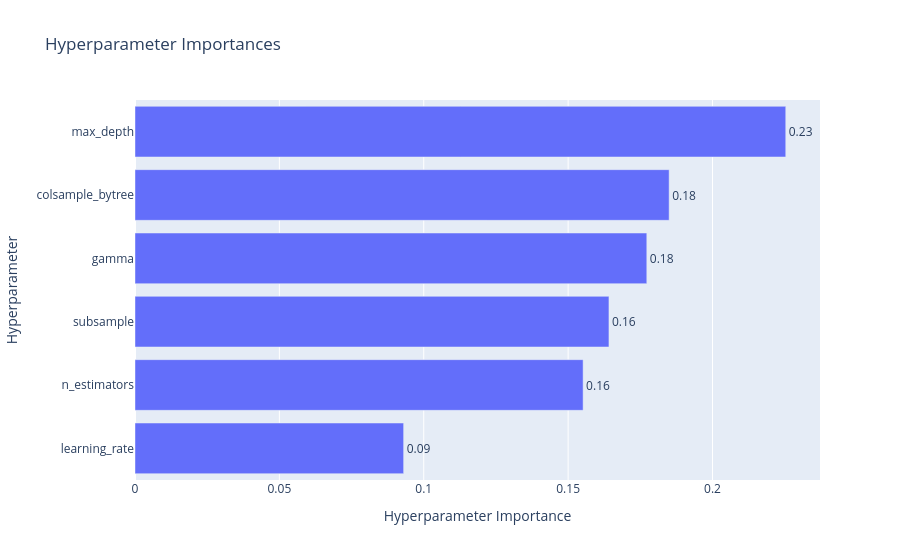
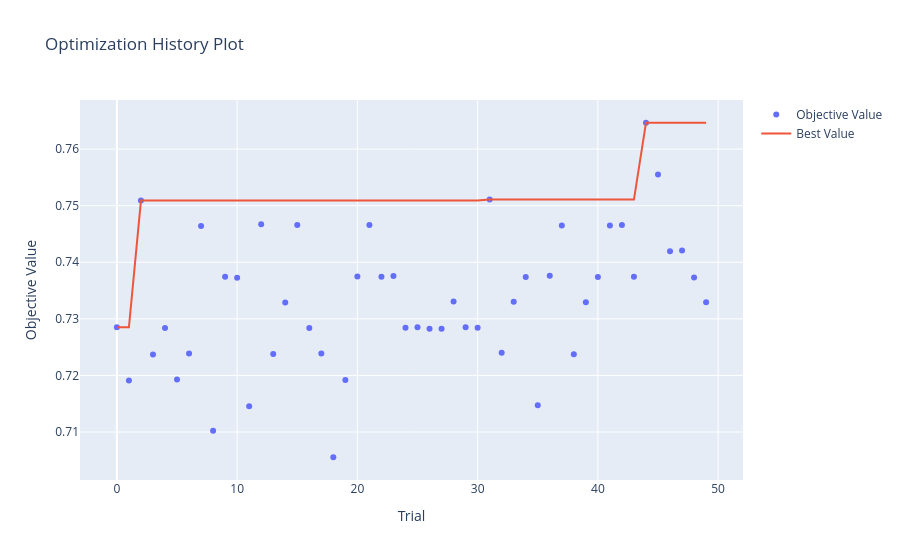

These figures' notebook cell, in order:
### Code cell
import optuna
fig = optuna.visualization.plot_param_importances(experimento_2.study)
fig.show()

fig = optuna.visualization.plot_optimization_history(experimento_2.study)
fig.show()

### Figure 1 — Plotly figure (JSON) as saved in the notebook; plotly's stock layout.template omitted (floating-point values rounded to 4 significant figures)
{"data": [{"cliponaxis": false, "hovertemplate": ["learning_rate (FloatDistribution): 0.09303892935673637<extra></extra>", "n_estimators (IntDistribution): 0.15519617253075288<extra></extra>", "subsample (FloatDistribution): 0.16414565412996768<extra></extra>", "gamma (FloatDistribution): 0.17725430207277224<extra></extra>", "colsample_bytree (FloatDistribution): 0.1849890005459641<extra></extra>", "max_depth (IntDistribution): 0.22537594136380687<extra></extra>"], "name": "Objective Value", "orientation": "h", "text": ["0.09", "0.16", "0.16", "0.18", "0.18", "0.23"], "textposition": "outside", "type": "bar", "x": [0.09304, 0.1552, 0.1641, 0.1773, 0.185, 0.2254], "y": ["learning_rate", "n_estimators", "subsample", "gamma", "colsample_bytree", "max_depth"]}], "layout": {"title": {"text": "Hyperparameter Importances"}, "xaxis": {"title": {"text": "Hyperparameter Importance"}}, "yaxis": {"title": {"text": "Hyperparameter"}}}}

### Figure 2 — Plotly figure (JSON) as saved in the notebook; plotly's stock layout.template omitted (floating-point values rounded to 4 significant figures)
{"data": [{"mode": "markers", "name": "Objective Value", "type": "scatter", "x": [0, 1, 2, 3, 4, 5, 6, 7, 8, 9, 10, 11, 12, 13, 14, 15, 16, 17, 18, 19, 20, 21, 22, 23, 24, 25, 26, 27, 28, 29, 30, 31, 32, 33, 34, 35, 36, 37, 38, 39, 40, 41, 42, 43, 44, 45, 46, 47, 48, 49], "y": [0.7285, 0.7191, 0.7509, 0.7237, 0.7284, 0.7193, 0.7239, 0.7464, 0.7102, 0.7374, 0.7373, 0.7146, 0.7467, 0.7238, 0.7329, 0.7466, 0.7284, 0.7239, 0.7055, 0.7192, 0.7375, 0.7466, 0.7374, 0.7376, 0.7284, 0.7285, 0.7282, 0.7282, 0.7331, 0.7285, 0.7284, 0.7511, 0.724, 0.733, 0.7374, 0.7147, 0.7376, 0.7465, 0.7237, 0.7329, 0.7374, 0.7465, 0.7466, 0.7374, 0.7647, 0.7555, 0.7419, 0.7421, 0.7373, 0.7329]}, {"mode": "lines", "name": "Best Value", "type": "scatter", "x": [0, 1, 2, 3, 4, 5, 6, 7, 8, 9, 10, 11, 12, 13, 14, 15, 16, 17, 18, 19, 20, 21, 22, 23, 24, 25, 26, 27, 28, 29, 30, 31, 32, 33, 34, 35, 36, 37, 38, 39, 40, 41, 42, 43, 44, 45, 46, 47, 48, 49], "y": [0.7285, 0.7285, 0.7509, 0.7509, 0.7509, 0.7509, 0.7509, 0.7509, 0.7509, 0.7509, 0.7509, 0.7509, 0.7509, 0.7509, 0.7509, 0.7509, 0.7509, 0.7509, 0.7509, 0.7509, 0.7509, 0.7509, 0.7509, 0.7509, 0.7509, 0.7509, 0.7509, 0.7509, 0.7509, 0.7509, 0.7509, 0.7511, 0.7511, 0.7511, 0.7511, 0.7511, 0.7511, 0.7511, 0.7511, 0.7511, 0.7511, 0.7511, 0.7511, 0.7511, 0.7647, 0.7647, 0.7647, 0.7647, 0.7647, 0.7647]}, {"marker": {"color": "#cccccc"}, "mode": "markers", "name": "Infeasible Trial", "showlegend": false, "type": "scatter", "x": [], "y": []}], "layout": {"title": {"text": "Optimization History Plot"}, "xaxis": {"title": {"text": "Trial"}}, "yaxis": {"title": {"text": "Objective Value"}}}}
